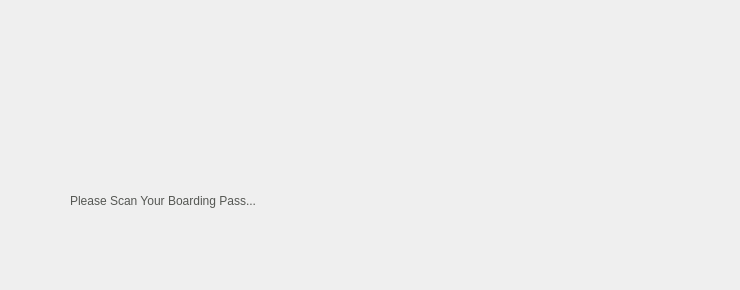
  <widget class="QWidget" name="SCAN">
   <widget class="QLabel" name="please_scan_label">
    <property name="geometry">
     <rect>
      <x>70</x>
      <y>120</y>
      <width>571</width>
      <height>161</height>
     </rect>
    </property>
    <property name="acceptDrops">
     <bool>false</bool>
    </property>
    <property name="autoFillBackground">
     <bool>false</bool>
    </property>
    <property name="styleSheet">
     <string notr="true">font: 20 50pt &quot;montserrat&quot;;
color: rgb(85, 87, 83);</string>
    </property>
    <property name="lineWidth">
     <number>1</number>
    </property>
    <property name="midLineWidth">
     <number>-2</number>
    </property>
    <property name="text">
     <string>Please Scan Your Boarding Pass...</string>
    </property>
    <property name="textFormat">
     <enum>Qt::AutoText</enum>
    </property>
    <property name="scaledContents">
     <bool>false</bool>
    </property>
    <property name="wordWrap">
     <bool>true</bool>
    </property>
   </widget>
   <widget class="QPushButton" name="info_1">
    <property name="geometry">
     <rect>
      <x>580</x>
      <y>5</y>
      <width>71</width>
      <height>71</height>
     </rect>
    </property>
    <property name="text">
     <string/>
    </property>
    <property name="icon">
     <iconset>
      <normaloff>icons/UI Icons/question_yellow.png</normaloff>icons/UI Icons/question_yellow.png</iconset>
    </property>
    <property name="iconSize">
     <size>
      <width>65</width>
      <height>65</height>
     </size>
    </property>
    <property name="flat">
     <bool>true</bool>
    </property>
   </widget>
   <widget class="QPushButton" name="exit_1">
    <property name="geometry">
     <rect>
      <x>660</x>
      <y>5</y>
      <width>71</width>
      <height>71</height>
     </rect>
    </property>
    <property name="text">
     <string/>
    </property>
    <property name="icon">
     <iconset>
      <normaloff>icons/UI Icons/cross.png</normaloff>icons/UI Icons/cross.png</iconset>
    </property>
    <property name="iconSize">
     <size>
      <width>65</width>
      <height>65</height>
     </size>
    </property>
    <property name="flat">
     <bool>true</bool>
    </property>
   </widget>
  </widget>
